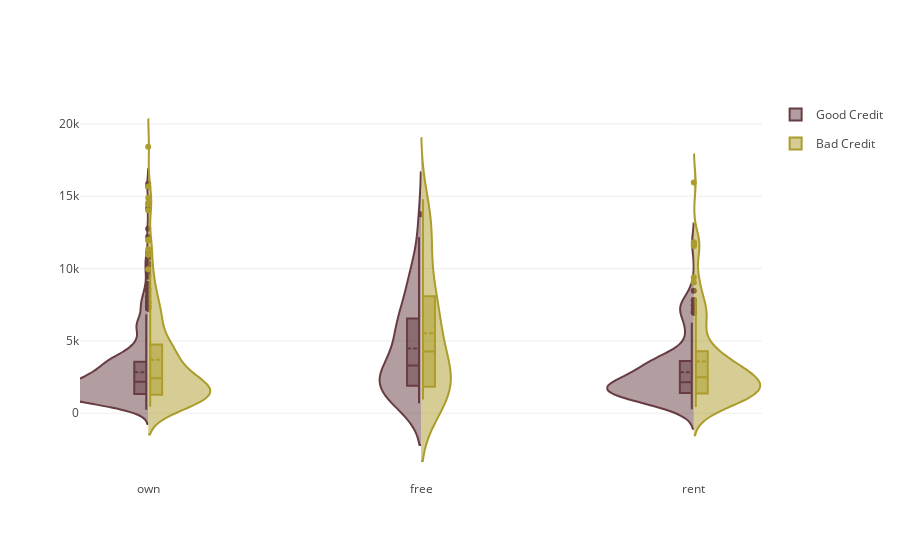

Source (notebook cell):
### Markdown cell above
### Distribuition of Credit Amount by Housing visualization:

Focus on the highest values come from the category of "free" and we have a different distribution by Risk.

### Code cell
fig = {
    "data": [
        {
            "type": 'violin',
            "x": df_good['Housing'],
            "y": df_good['Credit amount'],
            "legendgroup": 'Good Credit',
            "scalegroup": 'No',
            "name": 'Good Credit',
            "side": 'negative',
            "box": {
                "visible": True
            },
            "meanline": {
                "visible": True
            },
            "line": {
                "color": '#673D43'
            }
        },
        {
            "type": 'violin',
            "x": df_bad['Housing'],
            "y": df_bad['Credit amount'],
            "legendgroup": 'Bad Credit',
            "scalegroup": 'No',
            "name": 'Bad Credit',
            "side": 'positive',
            "box": {
                "visible": True
            },
            "meanline": {
                "visible": True
            },
            "line": {
                "color": '#AB9C2B'
            }
        }
    ],
    "layout" : {
        "yaxis": {
            "zeroline": False,
        },
        "violingap": 0,
        "violinmode": "overlay"
    }
}


py.iplot(fig, filename = 'violin/split', validate = False)

### Figure 1 — Plotly figure (JSON) as saved in the notebook; plotly's stock layout.template omitted (floating-point values rounded to 4 significant figures; data arrays with more than 128 entries replaced by an {"elided": "..."} marker saying what was removed)
{"data": [{"box": {"visible": true}, "legendgroup": "Good Credit", "line": {"color": "#673D43"}, "meanline": {"visible": true}, "name": "Good Credit", "scalegroup": "No", "side": "negative", "type": "violin", "x": {"elided": "700 str values"}, "y": {"elided": "700 int values"}}, {"box": {"visible": true}, "legendgroup": "Bad Credit", "line": {"color": "#AB9C2B"}, "meanline": {"visible": true}, "name": "Bad Credit", "scalegroup": "No", "side": "positive", "type": "violin", "x": {"elided": "300 str values"}, "y": {"elided": "300 int values"}}], "layout": {"violingap": 0, "violinmode": "overlay", "yaxis": {"zeroline": false}}}
